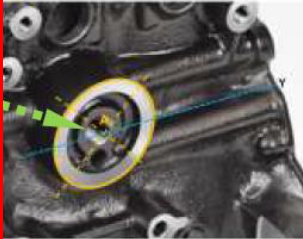
#> input picture tp4-ia.png, 303 x 239 px
$ python tp4.py
#> lines starting #> are read from the running program, lines starting #| are printed output that depends on the picture
"""

@Este programa demuestra la búsqueda de líneas con la transformada de Hough
"""
import sys
import math
import cv2 as cv
import numpy as np
def main(argv):

    default_file = 'tp4-ia.png'
    filename = argv[0] if len(argv) > 0 else default_file
    # Carga una imagen
    src = cv.imread(cv.samples.findFile(filename), cv.IMREAD_GRAYSCALE)
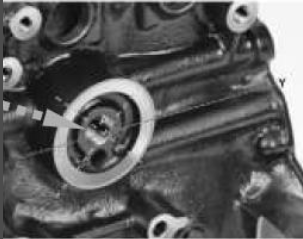
#> src: shape (239, 303); min 4, max 255, mean 92.6
    # Comprobar si la imagen está bien cargada
    if src is None:
        print ('¡Error al abrir la imagen!')
        print ('Usage: hough_lines.py [image_name -- default ' + default_file + '] \n')
        return -1

    # Detección de bordes
    dst = cv.Canny(src, 50, 200, None, 3)
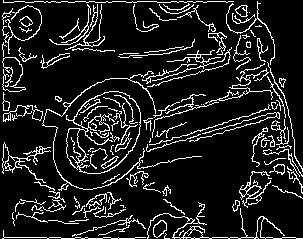
#> dst: shape (239, 303); 12.1% white in thin lines or dots

    # Copie los bordes a las imágenes que mostrarán los resultados en BGR
    cdst = cv.cvtColor(dst, cv.COLOR_GRAY2BGR)
#> cdst: shape (239, 303, 3); 12.1% white in thin lines or dots
    cdstP = np.copy(cdst)
     # Transformación estándar de la línea de Hough
    lines = cv.HoughLines(dst, 1, np.pi / 100, 100, None, 0, 0)
#> lines = [[237, 1.57], [1, 1.57], [158, 1.29], [3, 0]]

    if lines is not None:
        for i in range(0, len(lines)):
            rho = lines[i][0][0]
            theta = lines[i][0][1]
            a = math.cos(theta)
            b = math.sin(theta)
            x0 = a * rho
            y0 = b * rho
            pt1 = (int(x0 + 1000*(-b)), int(y0 + 1000*(a)))
            pt2 = (int(x0 - 1000*(-b)), int(y0 - 1000*(a)))
            cv.line(cdst, pt1, pt2, (0,0,255), 3, cv.LINE_AA)
#> this loop made 4 passes
#> (rho, theta, a, b, x0, y0, pt1, pt2) on passes 1, 3, 4: (237, 1.57, -4.37e-08, 1, -1.04e-05, 237, (-1000, 236), (999, 237)), (158, 1.29, 0.279, 0.96, 44.08, 151.7, (-916, 430), (1004, -127)), (3, 0, 1, 0, 3, 0, (3, 1000), (3, -1000))
#> (rho, theta, b, x0, y0, pt1, pt2) on pass 2: (1, 1.57, 1, -4.37e-08, 1, (-1000, 0), (999, 1))
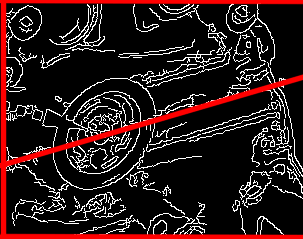
#> cdst: shape (239, 303, 3); mean B, G, R 26.9, 26.9, 46.1


    linesP = cv.HoughLinesP(dst, 1, np.pi / 180, 50, None, 50, 10)
#> linesP = 45 rows, first 6: [4, 237, 60, 237], [143, 152, 287, 108], [106, 1, 156, 1], [72, 102, 165, 195], [143, 148, 286, 104], [3, 121, 3, 0]


    cv.imshow("Fuente", src)
    cv.imshow("Líneas detectadas (en rojo) - Transformación de línea Hough estándar", cdst)


    cv.waitKey()
    return 0

if __name__ == "__main__":
    main(sys.argv[1:])
